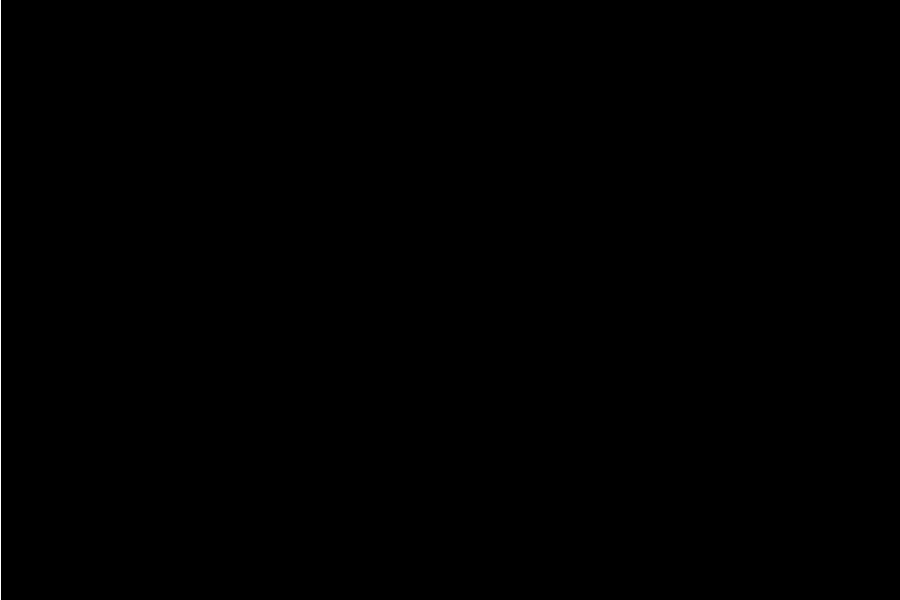
Frame 1 (no input)
Frame 60 (the mouse pressed at the canvas centre just before this capture): identical to frame 1, image omitted
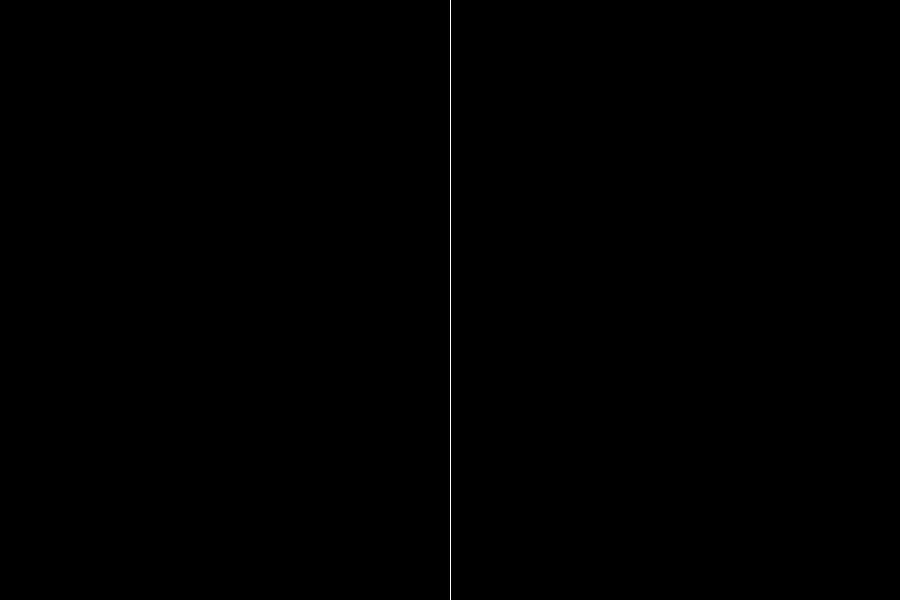
Frame 120 (the mouse held since frame 60 and released just before this capture)

The Processing sketch that drew these frames (run headless with seeded random() and noise(); from frame 60 on, the mouse is pressed at the canvas centre):

// Processing sketch: ART331_51_Arrays02
// ── ART331_51_Arrays02.pde
int mouseXPos[] = new int[10];
int current = 0;
int total = 10;

void setup() {
 size(900,600);
}

void draw() {
  background(0);
  stroke(255);
  
  for(int i=0; i<mouseXPos.length; i++) {
    line(mouseXPos[i], 0, mouseXPos[i], height);
  }
  mouseXPos[current] = mouseX;
  current++;
  if(current >= total) {
    current = 0;
  }
}
